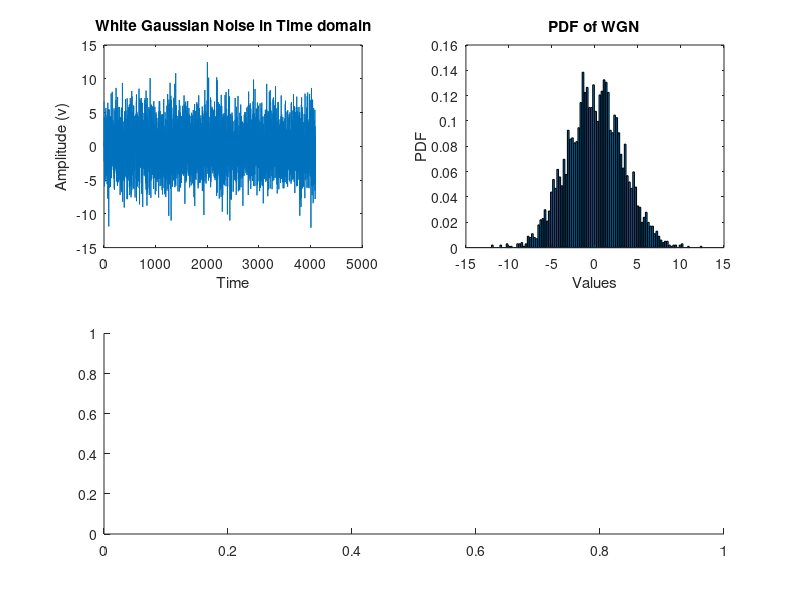

Reproduce this figure in MATLAB. (Note: this script raises an error after producing the figure.)
clc
clear all
close all

N = 4096;
fs = 4e3;           % sampling frequency

%White Gaussian Noise of 10 dBW
wgn_no = wgn(N,1,10);              % 1- one dimension, N- no.of samples, 10-noise power

%Time domain representation
figure
subplot(2,2,1)
plot(wgn_no);
xlabel('Time');
ylabel('Amplitude (v)');
title('White Gaussian Noise in Time domain')

%PDF of Wgn Representation (PDF-power spectral density)
[f,x] = hist(wgn_no,100);
subplot(2,2,2)
bar(x,f/trapz(x,f));
xlabel('Values');
ylabel('PDF');
title('PDF of WGN')

% Frequency Domain representation
subplot(2,1,2)
frequency_domain(wgn_no,fs)

